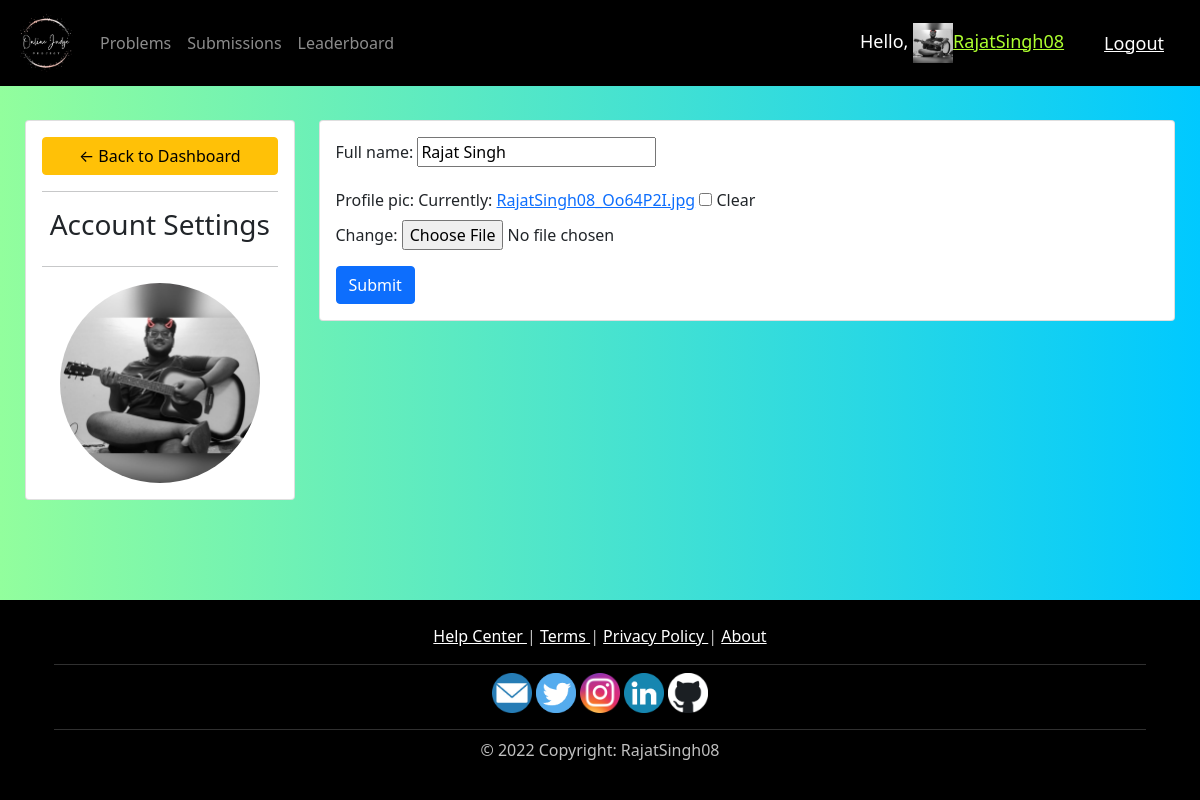
/account/ (signed in), run on the app's committed database.
### OJ/models.py (models this page shows)
class User(AbstractUser):
    email = models.EmailField(unique=True, default="")
    total_score = models.IntegerField(default=0)
    solve_count = models.IntegerField(default=0)
    full_name = models.CharField(max_length=50, default="")
    profile_pic = models.ImageField(
        default="defaultpic.png", blank=True, null=True, upload_to='')
    class Meta:
        ordering = ['-total_score']
    def __str__(self):
        return self.username

### OJ/views.py (the view)
# urls.py: path('account/', views.accountSettings, name="account"),
@login_required(login_url='login')
def accountSettings(request):
    form = UpdateProfileForm(instance=request.user)
    if request.method == 'POST':
        form = UpdateProfileForm(
            request.POST, request.FILES, instance=request.user)
        if form.is_valid():
            form.save()
    context = {'form': form}
    return render(request, 'OJ/account_settings.html', context)

### OJ/forms.py
class UpdateProfileForm(ModelForm):
    class Meta:
        model = User
        fields = ['full_name', 'profile_pic']

### OJ/templates/OJ/account_settings.html (shortened to what this page needs)
{% extends 'OJ/main.html' %}
{% load static %}
{% block content %}
<br>
<div class="row">
    <div class="col-md-3">
        <div class="card card-body">
            <a class="btn btn-warning" href="{% url 'dashboard' %}"> &#8592;
                Back to Dashboard</a>
            <hr>
            <h3 style="text-align: center">Account Settings</h3>
            <hr>
            <img class="profile-pic"
                src="{{request.user.profile_pic.url}}">
        </div>
    </div>
    <div class="col-md-9">
        <div class="card card-body">
            <form method="POST" action="" enctype="multipart/form-data">
                {{form.as_p}}
                <input class="btn btn-primary" type="submit" name="Update
                    Information">
            </form>
        </div>
    </div>
</div>
{% endblock %}

### OJ/templates/OJ/navbar.html (shortened to what this page needs)
{% load static %}
<nav class="navbar navbar-expand-lg navbar-dark"
    style="background-color: #000000;">
    <a class="navbar-brand" href="/"><img src="{% static 'images/logo.png' %}"
            width="60" height="60" /></a>
    <div class="collapse navbar-collapse" id="navbarNav">
        <ul class="navbar-nav mr-auto mt-2 mt-lg-0">
            <li class="nav-item">
                <a class="nav-link" href="/problems">Problems</a>
            </li>
            <li class="nav-item">
                <a class="nav-link" href="/submissions">Submissions</a>
            </li>
            <li class="nav-item">
                <a class="nav-link" href="/leaderboard">Leaderboard</a>
            </li>
        </ul>
    </div>
    <span class="hello-msg">Hello,
        <a class="hello-msg" style="color: greenyellow"
            href="{% url 'account' %}">
            <img src="{{request.user.profile_pic.url}}"
                width="40" height="40" />{{request.user}}
        </a>
    </span>
    <span><a class="hello-msg" href="{% url 'logout' %}">Logout</a></span>
</nav>

### static/css/main.css (style rules this page uses)
body { background: #00C9FF !important; background: -webkit-linear-gradient(to right, #92FE9D, #00C9FF) !important; background: linear-gradient(to right, #92FE9D, #00C9FF) !important; }

### OJ/templates/OJ/navbar.html (style rules this page uses)
.hello-msg { font-size: 18px; color: #fff; margin-right: 20px; }

### OJ/templates/OJ/account_settings.html (style rules this page uses)
.profile-pic { max-width: 200px; max-height:200px; margin: 0 auto; border-radius: 50%; }

### data on the page
User: user.profile_pic (picture), user "RajatSingh08", full_name "Rajat Singh"
